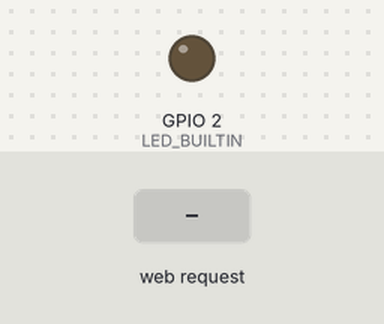
A program run on a simulated ESP32. Shown: output pins drawn as LEDs (lit = HIGH). The inputs (shaded band) are chosen by the test bench. WiFi joins after 1.5 s; servers stay silent unless stated; what the program prints to the serial monitor is not drawn.

Above: at 0.0 s.
At 4.0 s:
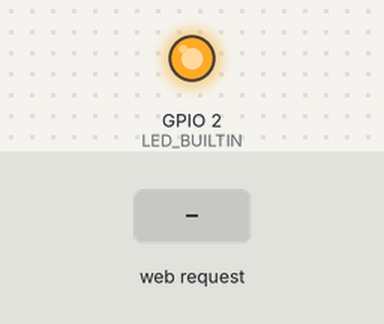
4.1 s: HTTP request GET /led_on received
5.6 s: HTTP request GET /led_off received
7.1 s: HTTP request GET /test_connection received
Timing chart, 0 to 10.1 s (numbered marks = the images above; inputs shaded):
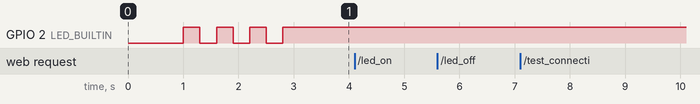

The program:

main.cpp
```cpp
#include <Arduino.h>
#include <WiFi.h>
#include <WiFiClient.h>

const char *ssid = "SatFilm0712";
const char *password = "b05dd4a2071283086";
WiFiServer server(80); // Port serwera

void setup() {
  pinMode(LED_BUILTIN, OUTPUT);
  Serial.begin(115200);
  delay(1000);

  // CONNECT WITH WIFI
  Serial.print("Connecting with WiFi");
  WiFi.begin(ssid, password);
  while (WiFi.status() != WL_CONNECTED) {
    digitalWrite(LED_BUILTIN, HIGH);
    delay(300);
    digitalWrite(LED_BUILTIN, LOW);
    delay(300);
    Serial.print(".");
  }
  Serial.println("");
  Serial.print("Connected to WiFi. IP:");
  Serial.println(WiFi.localIP());

  // RUN TCP SERVER
  server.begin();
  digitalWrite(LED_BUILTIN, HIGH);
}

void loop() {
  WiFiClient client = server.available();

  if (client) {
    Serial.println("Connection established");

    while (client.connected())
    {
      if (client.available())
      {
        String request = client.readStringUntil('\r');
        Serial.print("Message received: ");
        Serial.println(request);

        //command to switch on LED
        if (request == "led_on")
        {
          digitalWrite(LED_BUILTIN, 1);
        }

        //command to switch off LED
        if (request == "led_off")
        {
          digitalWrite(LED_BUILTIN, 0);
        }

        //command do send test message to PC
        if (request == "test_connection")
        {
          client.println("Connection OK");
        }

        //command to disconnect current PC
        if (request == "disconnect")
        {
          client.stop();
          Serial.println("Connection closed");
          break;
        }

      }
    }
  }
}
```

Measured:
- after the input at 4.1 s, every drawn part: stays the same
- after the input at 5.6 s, every drawn part: stays the same
- after the input at 7.1 s, every drawn part: stays the same
